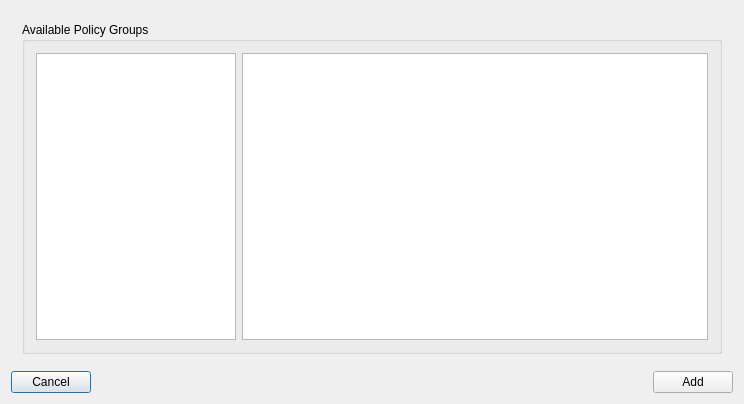
<?xml version="1.0" encoding="UTF-8"?>
<ui version="4.0">
 <class>UbuntuSecurityPolicyPickerDialog</class>
 <widget class="QDialog" name="UbuntuSecurityPolicyPickerDialog">
  <property name="geometry">
   <rect>
    <x>0</x>
    <y>0</y>
    <width>744</width>
    <height>404</height>
   </rect>
  </property>
  <property name="windowTitle">
   <string>Add Security Policies</string>
  </property>
  <layout class="QVBoxLayout" name="verticalLayout">
   <item>
    <widget class="QStackedWidget" name="stackedWidget">
     <property name="currentIndex">
      <number>1</number>
     </property>
     <widget class="QWidget" name="page">
      <layout class="QVBoxLayout" name="verticalLayout_4">
       <item>
        <spacer name="verticalSpacer_2">
         <property name="orientation">
          <enum>Qt::Vertical</enum>
         </property>
         <property name="sizeHint" stdset="0">
          <size>
           <width>20</width>
           <height>40</height>
          </size>
         </property>
        </spacer>
       </item>
       <item>
        <widget class="QLabel" name="label">
         <property name="text">
          <string>Reading available policy groups from device..</string>
         </property>
        </widget>
       </item>
       <item>
        <widget class="QProgressBar" name="progressBar">
         <property name="maximum">
          <number>0</number>
         </property>
         <property name="value">
          <number>0</number>
         </property>
        </widget>
       </item>
       <item>
        <spacer name="verticalSpacer">
         <property name="orientation">
          <enum>Qt::Vertical</enum>
         </property>
         <property name="sizeHint" stdset="0">
          <size>
           <width>20</width>
           <height>40</height>
          </size>
         </property>
        </spacer>
       </item>
      </layout>
     </widget>
     <widget class="QWidget" name="page_2">
      <layout class="QVBoxLayout" name="verticalLayout_3">
       <item>
        <widget class="QGroupBox" name="groupBox">
         <property name="title">
          <string>Available Policy Groups</string>
         </property>
         <layout class="QHBoxLayout" name="horizontalLayout_2">
          <item>
           <widget class="QListView" name="listViewPolicyGroups">
            <property name="maximumSize">
             <size>
              <width>200</width>
              <height>16777215</height>
             </size>
            </property>
            <property name="showDropIndicator" stdset="0">
             <bool>false</bool>
            </property>
            <property name="alternatingRowColors">
             <bool>true</bool>
            </property>
            <property name="selectionMode">
             <enum>QAbstractItemView::ExtendedSelection</enum>
            </property>
           </widget>
          </item>
          <item>
           <widget class="QTextEdit" name="textBrowserEditInfo">
            <property name="lineWrapMode">
             <enum>QTextEdit::NoWrap</enum>
            </property>
            <property name="readOnly">
             <bool>true</bool>
            </property>
           </widget>
          </item>
         </layout>
        </widget>
       </item>
      </layout>
     </widget>
     <widget class="QWidget" name="page_3">
      <layout class="QVBoxLayout" name="verticalLayout_5">
       <item>
        <spacer name="verticalSpacer_4">
         <property name="orientation">
          <enum>Qt::Vertical</enum>
         </property>
         <property name="sizeHint" stdset="0">
          <size>
           <width>20</width>
           <height>40</height>
          </size>
         </property>
        </spacer>
       </item>
       <item>
        <widget class="QLabel" name="label_2">
         <property name="text">
          <string>Could not automatically detect policy groups (device not connected).</string>
         </property>
        </widget>
       </item>
       <item>
        <layout class="QHBoxLayout" name="horizontalLayout_3">
         <item>
          <widget class="QLabel" name="label_3">
           <property name="text">
            <string>Policy group:</string>
           </property>
          </widget>
         </item>
         <item>
          <widget class="QLineEdit" name="lineEditPolicyGroup"/>
         </item>
        </layout>
       </item>
       <item>
        <spacer name="verticalSpacer_3">
         <property name="orientation">
          <enum>Qt::Vertical</enum>
         </property>
         <property name="sizeHint" stdset="0">
          <size>
           <width>20</width>
           <height>40</height>
          </size>
         </property>
        </spacer>
       </item>
      </layout>
     </widget>
    </widget>
   </item>
   <item>
    <layout class="QHBoxLayout" name="horizontalLayout">
     <item>
      <widget class="QPushButton" name="pushButtonCancel">
       <property name="text">
        <string>Cancel</string>
       </property>
      </widget>
     </item>
     <item>
      <spacer name="horizontalSpacer">
       <property name="orientation">
        <enum>Qt::Horizontal</enum>
       </property>
       <property name="sizeHint" stdset="0">
        <size>
         <width>40</width>
         <height>20</height>
        </size>
       </property>
      </spacer>
     </item>
     <item>
      <widget class="QPushButton" name="pushButtonAdd">
       <property name="text">
        <string>Add</string>
       </property>
      </widget>
     </item>
    </layout>
   </item>
  </layout>
 </widget>
 <layoutdefault spacing="6" margin="11"/>
 <resources/>
 <connections/>
</ui>
